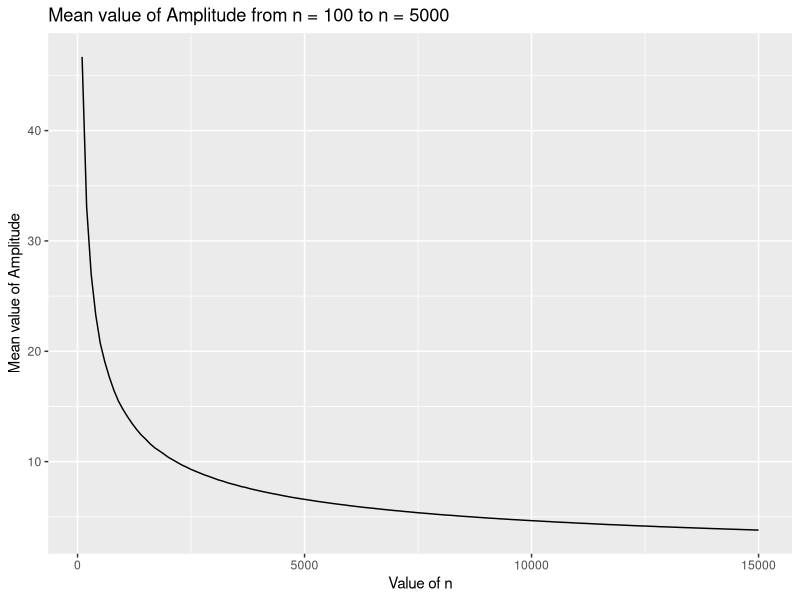

This chart was generated by the following R code:
library(ggplot2)
set.seed(361)

lambda <- 0.01
confidence <- 0.98
m <- 650

# Intervalo de confiança

# CI = confidence * (standart deviation/sqrt(n))
CIcalc <- function(vector)
{
  len <- length(vector)
  sd_vec <- sd(vector)
  value <- qt((confidence + 1)/2, df = n - 1)
  return (value * sd_vec/sqrt(len)*2)
}


index <- numeric()
values <- numeric()

for (i in 1:150)
{
  media <- 0
  n <- i * 100
  for (l in 1:m){
  vector<- rexp(n,lambda)
  calc <- CIcalc(vector)
  media <- media + calc
  }
  media <- media/m
  index <- append(index,n)
  values <- append(values,media)
  
}

table <- cbind(index,values)
df <- data.frame(table)

ggplot(df, aes(x=index, y=values )) +  geom_line(stat="identity", position=position_dodge())+
  labs(title="Mean value of Amplitude from n = 100 to n = 5000", x= "Value of n", y = "Mean value of Amplitude")

